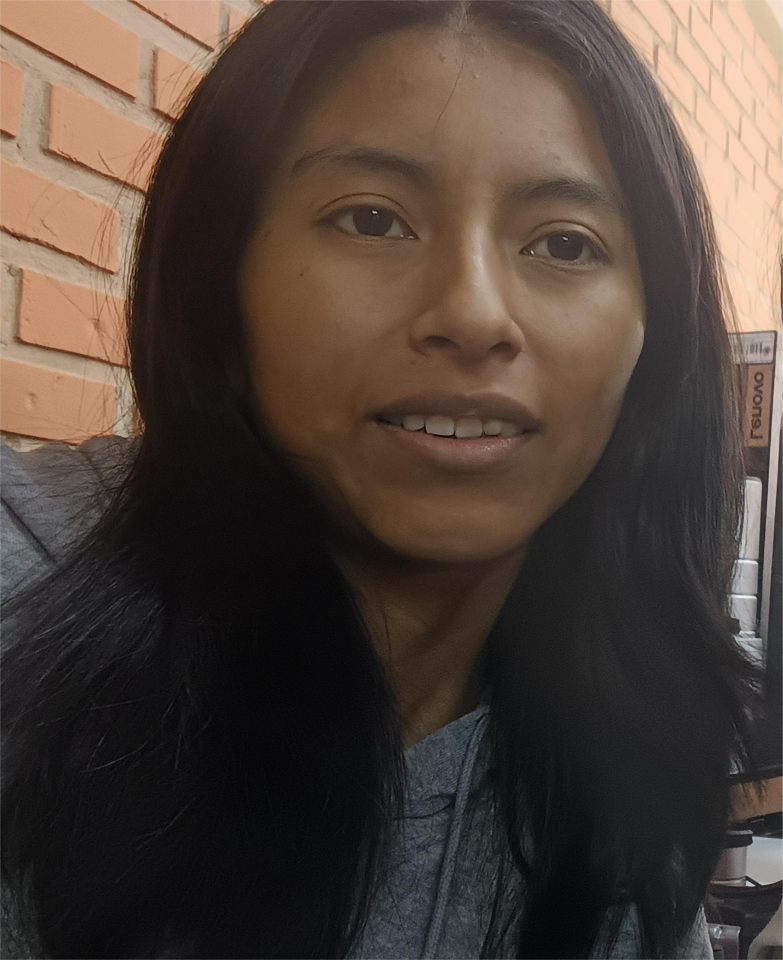
#> input picture Evaluacion/Yo.jpeg, 2348 x 2880 px, given in place of yo.jpg, which was not available (shown at 1/3 size)
$ jupyter execute --allow-errors primer_momento_e.ipynb   (text cells are left out)
#> lines starting #> are read from the running program, lines starting #| are printed output that depends on the picture; after the words box and inside, x2 and y2 are one past the last pixel; in counts of white or black regions, pixels touching at a corner belong together; pictures that were not available may be replaced by others from this repository, and a replacement may not be noted
[cell 1]
import cv2
import numpy as np
import matplotlib.pyplot as plt
from pathlib import Path

salida = Path('Evaluacion')
salida.mkdir(exist_ok=True)

def cargar_imagen(base):
    candidatos = [f'{base}.jpg', f'{base}.jpeg', f'{base}.jpg.jpeg', f'{base}.png', base]
    for nombre in candidatos:
        img = cv2.imread(nombre, cv2.IMREAD_COLOR)
        if img is not None:
            return img, nombre
    raise FileNotFoundError(f'No se encontro la imagen para base: {base}')

[cell 2]
tamanio = 1000
diana = np.ones((tamanio, tamanio, 3), dtype=np.uint8) * 255
centro = tamanio // 2
tam_bloque = 20

for i in range(0, tamanio, tam_bloque):
    for j in range(0, tamanio, tam_bloque):
        dist = np.sqrt((i + tam_bloque//2 - centro)**2 + (j + tam_bloque//2 - centro)**2)
        if int(dist / 50) % 2 == 0:
            diana[i:i+tam_bloque, j:j+tam_bloque] = [0, 0, 0]
        else:
            diana[i:i+tam_bloque, j:j+tam_bloque] = [255, 255, 255]

cv2.imwrite(str(salida / 'ej1_diana.png'), diana)
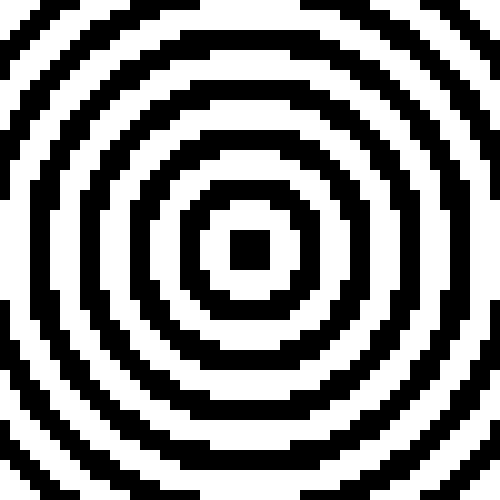
#> saved as ej1_diana.png: shape (1000, 1000, 3) (shown at 1/2 size); 54.4% white; 13 black regions, largest, box (x1, y1, x2, y2) and area: (60, 60, 940, 940) 124800, (160, 160, 840, 840) 94400, (260, 260, 740, 740) 67200
plt.figure(figsize=(8, 8))
plt.title('Tablero de ajedrez (Circular)')
plt.imshow(cv2.cvtColor(diana, cv2.COLOR_BGR2RGB))
plt.show()

[cell 3]
tam_casilla = 100
n = 7
tablero = np.zeros((n * tam_casilla, n * tam_casilla, 3), dtype=np.uint8)

colores_arco = [
    (0, 128, 0),
    (0, 0, 255),
    (128, 0, 128),
    (255, 0, 0),
    (255, 165, 0),
    (255, 255, 0),
    (255, 255, 255),
]

for i in range(n):
    for j in range(n):
        color = colores_arco[(i + j) % len(colores_arco)]
        tablero[i*tam_casilla:(i+1)*tam_casilla, j*tam_casilla:(j+1)*tam_casilla] = color

tablero_bgr = cv2.cvtColor(tablero, cv2.COLOR_RGB2BGR)
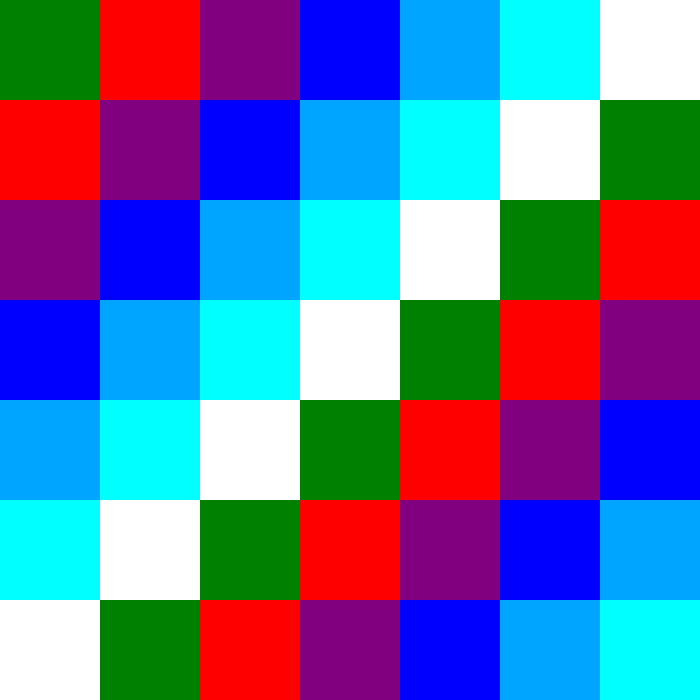
#> tablero_bgr: shape (700, 700, 3); mean R, G, B 91.1, 114.7, 164
cv2.imwrite(str(salida / 'ej2_tablero_colores.png'), tablero_bgr)

plt.figure(figsize=(8, 8))
plt.title('Tablero de ajedrez a (Colores)')
plt.imshow(cv2.cvtColor(tablero_bgr, cv2.COLOR_BGR2RGB))
plt.show()
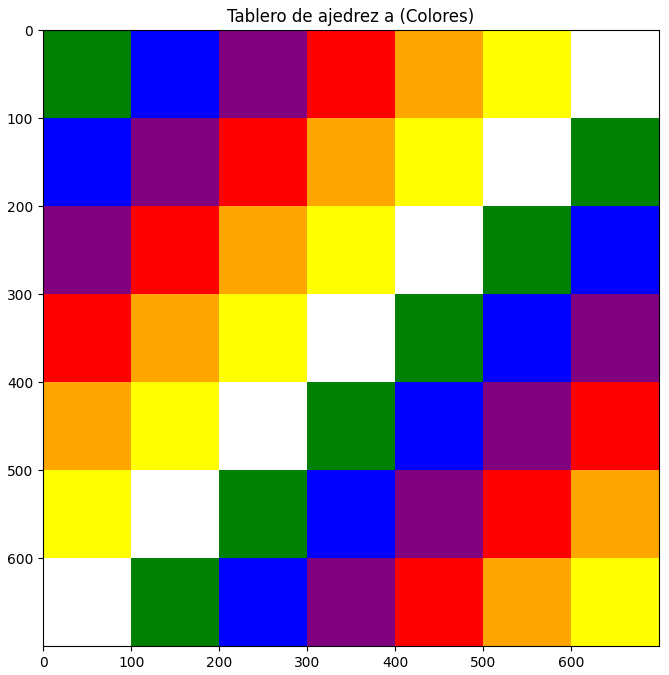
#> figure drawn by matplotlib, 1 panel; B, G, R data is drawn as R, G, B

[cell 4]
from matplotlib.colors import LinearSegmentedColormap

#> (the rest of this cell did not finish here and is left out)

img_p_rgb = cv2.cvtColor(img_p_bgr, cv2.COLOR_BGR2RGB)

alto, ancho = img_p_rgb.shape[:2]
w, h = 240, 320
x = np.random.randint(0, ancho - w)
y = np.random.randint(0, alto - h)
recorte = img_p_rgb[y:y+h, x:x+w]

cv2.imwrite(str(salida / 'ej3_recorte_aleatorio.png'), cv2.cvtColor(recorte, cv2.COLOR_RGB2BGR))

def posterizar(imagen_rgb, niveles):
    factor = 255 / niveles
    return (np.round(imagen_rgb / factor) * factor).clip(0, 255).astype(np.uint8)

def solarizar(imagen_rgb, umbral):
    return np.where(imagen_rgb < umbral, imagen_rgb, 255 - imagen_rgb).astype(np.uint8)

imagen = recorte.copy()
img_solar = solarizar(imagen, 127)
img_poster = posterizar(imagen, 4)
img_umbral = cv2.cvtColor(imagen, cv2.COLOR_RGB2GRAY)
_, img_umbral = cv2.threshold(img_umbral, 127, 255, cv2.THRESH_BINARY)

colores = [
    (255/255, 255/255, 255/255),
    (59/255, 82/255, 139/255),
    (33/255, 145/255, 140/255),
    (94/255, 201/255, 98/255),
    (1/255, 1/255, 1/255)
]
cmap_custom = LinearSegmentedColormap.from_list('colores_personalizados', colores, N=256)

h_img, w_img = imagen.shape[:2]
base = np.tile(np.linspace(1, 0, h_img, dtype=np.float32)[:, None], (1, w_img))
capa_degradado = (base * 255).astype(np.uint8)

img_artistico_color = cmap_custom(capa_degradado / 255.0)
img_artistico_grad = (img_artistico_color[:, :, :3] * 255).astype(np.uint8)

img_artistico = (imagen.astype(np.float32) * 0.6 + img_artistico_grad.astype(np.float32) * 0.4).astype(np.uint8)

cv2.imwrite(str(salida / 'ej3_solarizada.png'), cv2.cvtColor(img_solar, cv2.COLOR_RGB2BGR))
cv2.imwrite(str(salida / 'ej3_posterizada.png'), cv2.cvtColor(img_poster, cv2.COLOR_RGB2BGR))
cv2.imwrite(str(salida / 'ej3_artistico.png'), cv2.cvtColor(img_artistico, cv2.COLOR_RGB2BGR))

plt.figure(figsize=(14, 8))
plt.subplot(231)
plt.title('Recorte Aleatorio')
plt.imshow(imagen)
plt.subplot(232)
plt.title('Solarizada')
plt.imshow(img_solar)
plt.subplot(233)
plt.title('Posterizada')
plt.imshow(img_poster)
plt.subplot(234)
plt.title('Umbralizada')
plt.imshow(img_umbral)
plt.subplot(235)
plt.title('Filtro Artístico (Atardecer a Noche)')
plt.imshow(img_artistico)
plt.tight_layout()
plt.show()

[cell 5]
lado = 1
#> lado = 1
filas, cols = 600, 450
avatar = np.ones((filas, cols, 3), dtype=np.uint8) * 245

PELO = (18, 12, 8)
PIEL = (215, 165, 135)
OJO_BLANCO = (255, 253, 250)
OJO_NEGRO = (35, 25, 15)
BOCA = (210, 90, 105)
CHOMPA = (120, 120, 120)

avatar[:, :] = (245, 240, 235)

for i in range(150, 400):
    for j in range(130, 320):
        avatar[i, j] = PIEL

for i in range(100, 150):
    for j in range(80, 370):
        avatar[i, j] = PELO

for i in range(150, 400):
    for j in range(80, 130):
        avatar[i, j] = PELO

for i in range(150, 400):
    for j in range(320, 370):
        avatar[i, j] = PELO

for i in range(190, 240):
    for j in range(160, 200):
        avatar[i, j] = OJO_BLANCO

for i in range(200, 225):
    for j in range(170, 190):
        avatar[i, j] = OJO_NEGRO

for i in range(190, 240):
    for j in range(250, 290):
        avatar[i, j] = OJO_BLANCO

for i in range(200, 225):
    for j in range(260, 280):
        avatar[i, j] = OJO_NEGRO

for i in range(310, 345):
    for j in range(180, 270):
        avatar[i, j] = BOCA

for i in range(400, 430):
    for j in range(180, 270):
        avatar[i, j] = PIEL

for i in range(430, 550):
    for j in range(80, 370):
        avatar[i, j] = CHOMPA

avatar_final = np.repeat(np.repeat(avatar, lado, axis=0), lado, axis=1)
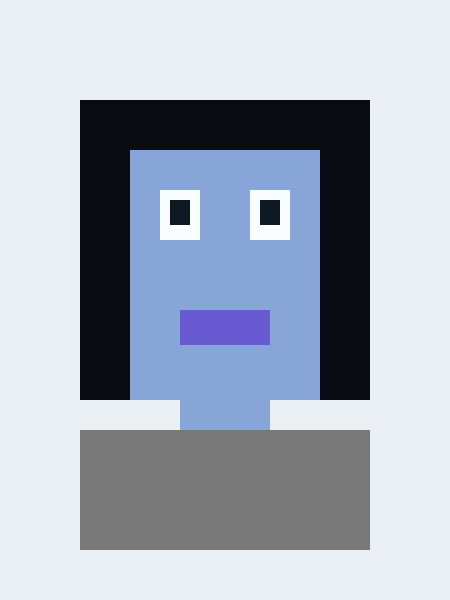
#> avatar_final: shape (600, 450, 3); mean of channels 0, 1, 2 189.8, 176.8, 168.9; drawn as B, G, R
avatar_bgr = cv2.cvtColor(avatar_final, cv2.COLOR_RGB2BGR)

cv2.imwrite(str(salida / 'ej4_avatar_pixelart.png'), avatar_bgr)

avatar_rgb = cv2.cvtColor(avatar_bgr, cv2.COLOR_BGR2RGB)

img_original_bgr, _ = cargar_imagen('yo')
#> call 2 of cargar_imagen, with base = 'yo'
#> in cargar_imagen, img is the input picture: shape (2880, 2348, 3); mean B, G, R 57.2, 65.2, 77.9
img_original_rgb = cv2.cvtColor(img_original_bgr, cv2.COLOR_BGR2RGB)

def posterizar(imagen, niveles):
    factor = 255 / niveles
    return (np.round(imagen / factor) * factor).clip(0, 255).astype(np.uint8)

def solarizar(imagen, umbral):
    return np.where(imagen < umbral, imagen, 255 - imagen).astype(np.uint8)

avatar_gris = cv2.cvtColor(avatar_bgr, cv2.COLOR_BGR2GRAY)
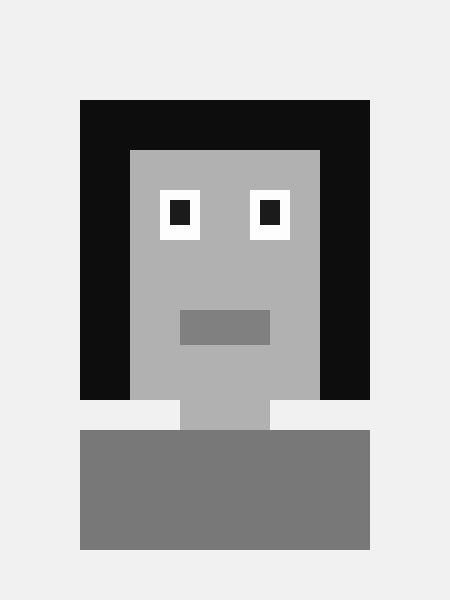
#> avatar_gris: shape (600, 450); min 13, max 253, mean 179.9
_, avatar_umbral = cv2.threshold(avatar_gris, 127, 255, cv2.THRESH_BINARY)
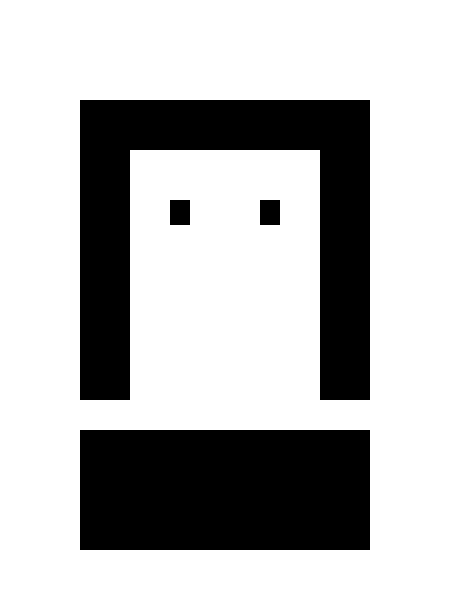
#> avatar_umbral: shape (600, 450); 72.1% white; 4 black regions, box (x1, y1, x2, y2) and area: (80, 100, 370, 400) 39500, (80, 430, 370, 550) 34800, (170, 200, 190, 225) 500, (260, 200, 280, 225) 500

avatar_solar = solarizar(avatar_rgb, 127)
#> in solarizar, `return np.where(imagen < umbral, imagen, 255 - imagen).astype(np.uint8)`:
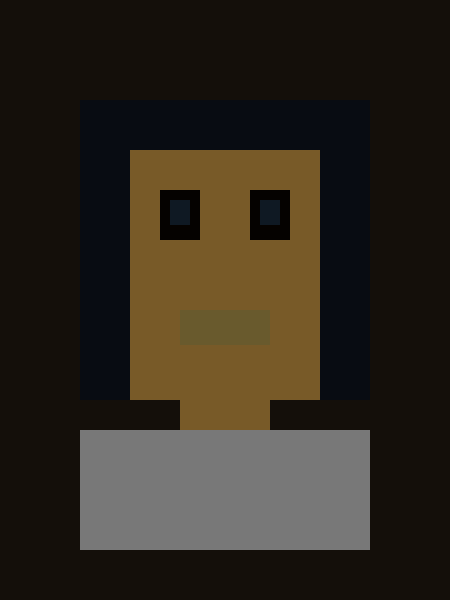
#> returned value: shape (600, 450, 3); mean of channels 0, 1, 2 30.5, 40.8, 47.9; drawn as B, G, R
avatar_poster = posterizar(avatar_rgb, 4)
#> in posterizar, `return (np.round(imagen / factor) * factor).clip(0, 255).astype(np.uin..`:
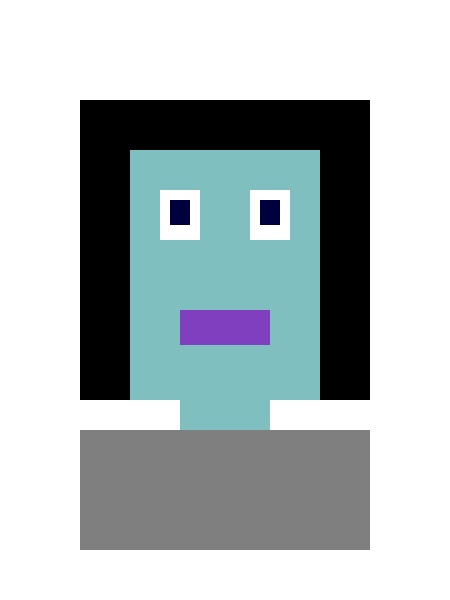
#> returned value: shape (600, 450, 3); mean of channels 0, 1, 2 189.5, 187.8, 178.3; drawn as B, G, R

plt.figure(figsize=(18, 10))

plt.subplot(2, 3, 1)
plt.title('Imagen Original (Referencia)')
plt.imshow(img_original_rgb)
plt.axis('off')

plt.subplot(2, 3, 2)
plt.title('Avatar Pixel Art')
plt.imshow(avatar_rgb)
plt.axis('off')

plt.subplot(2, 3, 3)
plt.title('Avatar Solarizado')
plt.imshow(avatar_solar)
plt.axis('off')

plt.subplot(2, 3, 4)
plt.title('Avatar Posterizado')
plt.imshow(avatar_poster)
plt.axis('off')

plt.subplot(2, 3, 5)
plt.title('Avatar Umbralizado')
plt.imshow(avatar_umbral, cmap='gray')
plt.axis('off')

avatar_solar_bgr = cv2.cvtColor(avatar_solar, cv2.COLOR_RGB2BGR)
cv2.imwrite(str(salida / 'ej4_avatar_solarizado.png'), avatar_solar_bgr)

avatar_poster_bgr = cv2.cvtColor(avatar_poster, cv2.COLOR_RGB2BGR)
cv2.imwrite(str(salida / 'ej4_avatar_posterizado.png'), avatar_poster_bgr)

cv2.imwrite(str(salida / 'ej4_avatar_umbralizado.png'), avatar_umbral)

plt.tight_layout()
plt.show()
#> figure, not shown here; B, G, R data is drawn as R, G, B

print('Avatar con filtros y umbralización generado')
